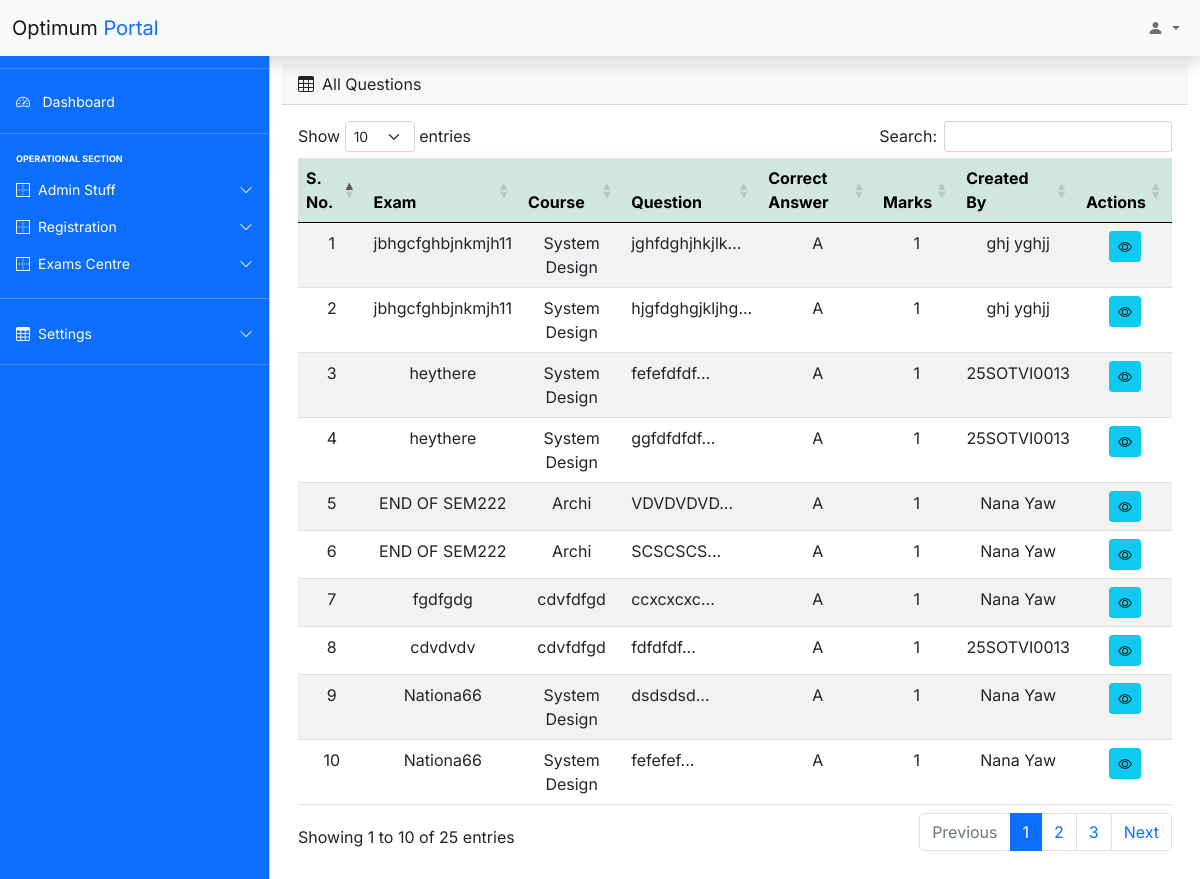
Screenshot of /oes/admin/viewquestions.php (signed in) with the database file from the repository.
### tables this page shows
CREATE TABLE `exam_questions` (
  `id` int unsigned NOT NULL AUTO_INCREMENT,
  `exam_id` int unsigned NOT NULL,
  `question` text NOT NULL,
  `option_a` varchar(255) NOT NULL,
  `option_b` varchar(255) NOT NULL,
  `option_c` varchar(255) NOT NULL,
  `option_d` varchar(255) NOT NULL,
  `correct_option` enum('a','b','c','d') NOT NULL,
  `marks` int DEFAULT '1',
  `attachment` varchar(255) DEFAULT NULL,
  `created_at` timestamp NULL DEFAULT CURRENT_TIMESTAMP,
  PRIMARY KEY (`id`),
  KEY `exam_id` (`exam_id`)
);

CREATE TABLE `exams_setting` (
  `id` int unsigned NOT NULL AUTO_INCREMENT,
  `title` varchar(200) NOT NULL,
  `category` varchar(100) DEFAULT NULL,
  `course` varchar(200) DEFAULT NULL,
  `semester` varchar(50) DEFAULT NULL,
  `timelimit` int DEFAULT NULL,
  `start_at` datetime DEFAULT NULL,
  `end_at` datetime DEFAULT NULL,
  `totalmarks` int DEFAULT NULL,
  `total_questions` int DEFAULT NULL,
  `lecturer` varchar(150) DEFAULT NULL,
  `created_by` varchar(100) DEFAULT NULL,
  `start_indicator` varchar(10) DEFAULT NULL,
  `created_at` timestamp NULL DEFAULT CURRENT_TIMESTAMP,
  PRIMARY KEY (`id`)
);

### oes/admin/viewquestions.php (the view, shortened to what this page needs)
<?php
include('includes/header.php');
include('includes/navbar.php');
?>
<main class="mt-5 pt-3">
  <div class="container-fluid">
    <div class="row">
      <div class="col-md-12 mb-3">
        <div class="card-header d-sm-flex align-items-center justify-content-between">
          <span><i class="bi bi-table me-2"></i>All Questions</span>
        </div>
        <div class="card-body">
          <div class="row align-items-center justify-content-center">
            <div class="col-md-12">
              <table id="example" class="table table-striped table-hover text-center">
                <thead class="table-success">
                  <tr>
                    <th>S. No.</th>
                    <th>Exam</th>
                    <th>Course</th>
                    <th>Question</th>
                    <th>Correct Answer</th>
                    <th>Marks</th>
                    <th>Created By</th>
                    <th>Actions</th>
                  </tr>
                </thead>
                <tbody id="data">
                  <?php
                  $query = "SELECT q.*, e.title as exam_title, e.course, e.created_by FROM exam_questions q LEFT JOIN exams_setting e ON q.exam_id = e.id ORDER BY q.created_at DESC";
                  $query_run = mysqli_query($con, $query);
                  if($query_run && mysqli_num_rows($query_run) > 0){
                    $no = 1;
                    while ($row = mysqli_fetch_assoc($query_run)){
                  ?>
                  <tr>
                    <td><?php echo $no;?></td>
                    <td><?php echo $row["exam_title"];?></td>
                    <td><?php echo $row["course"];?></td>
                    <td class="text-start"><?php echo substr(strip_tags($row["question"]), 0, 80); ?>...</td>
                    <td><?php echo strtoupper($row["correct_option"]);?></td>
                    <td><?php echo $row["marks"];?></td>
                    <td><?php echo $row["created_by"];?></td>
                    <td>
                      <a href="examquestions.php?exam_id=<?php echo $row['exam_id'];?>" class="btn btn-info btn-sm" title="View Exam Questions">
                        <i class="bi bi-eye"></i>
                      </a>
                    </td>
                  </tr>
                  <?php
                  $no++;
                  }
                }else{
                }
                ?>
                </tbody>
              </table>
            </div>
          </div>
        </div>
      </div>
    </div>
  </div>
</main>
<?php
include('includes/footer.php');
?>

### oes/admin/css/style.css (style rules this page uses)
body, button { font-family: "Inter", sans-serif; }
:root { --offcanvas-width: 270px; --topNavbarHeight: 56px; }
@media (min-width: 992px) { body { overflow: auto !important; } }
@media (min-width: 992px) { main { margin-left: var(--offcanvas-width); } }

### rows the page displays
exam_questions: exams_setting.title "jbhgcfghbjnkmjh11", exams_setting.course "System Design", question "jghfdghjhkjlk", correct_option "A", marks "1", exams_setting.created_by "ghj yghjj"
exam_questions: exams_setting.title "jbhgcfghbjnkmjh11", exams_setting.course "System Design", question "hjgfdghgjkljhg", correct_option "A", marks "1", exams_setting.created_by "ghj yghjj"
exam_questions: exams_setting.title "heythere", exams_setting.course "System Design", question "fefefdfdf", correct_option "A", marks "1", exams_setting.created_by "25SOTVI0013"
exam_questions: exams_setting.title "heythere", exams_setting.course "System Design", question "ggfdfdfdf", correct_option "A", marks "1", exams_setting.created_by "25SOTVI0013"
exam_questions: exams_setting.title "END OF SEM222", exams_setting.course "Archi", question "VDVDVDVD", correct_option "A", marks "1", exams_setting.created_by "Nana Yaw"
exam_questions: exams_setting.title "END OF SEM222", exams_setting.course "Archi", question "SCSCSCS", correct_option "A", marks "1", exams_setting.created_by "Nana Yaw"
exam_questions: exams_setting.title "fgdfgdg", exams_setting.course "cdvfdfgd", question "ccxcxcxc", correct_option "A", marks "1", exams_setting.created_by "Nana Yaw"
exam_questions: exams_setting.title "cdvdvdv", exams_setting.course "cdvfdfgd", question "fdfdfdf", correct_option "A", marks "1", exams_setting.created_by "25SOTVI0013"
exam_questions: exams_setting.title "Nationa66", exams_setting.course "System Design", question "dsdsdsd", correct_option "A", marks "1", exams_setting.created_by "Nana Yaw"
exam_questions: exams_setting.title "Nationa66", exams_setting.course "System Design", question "fefefef", correct_option "A", marks "1", exams_setting.created_by "Nana Yaw"
